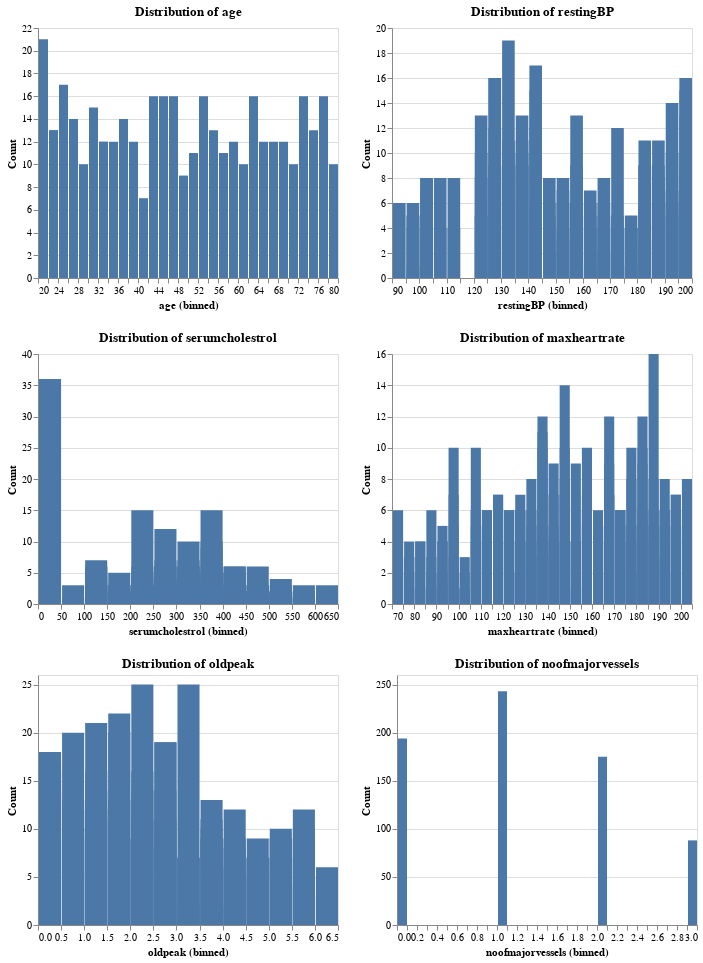

Here is the notebook cell this chart was saved with:
### Code cell
num_cols = ['age', 'restingBP', 'serumcholestrol', 'maxheartrate', 'oldpeak', 'noofmajorvessels']

charts = []

for col in num_cols:
    chart = alt.Chart(train_df).mark_bar().encode(
        x=alt.X(f'{col}:Q', bin=alt.Bin(maxbins=30)),
        y=alt.Y('count()', title='Count'),
        tooltip=[alt.Tooltip(f'{col}:Q', title=col), alt.Tooltip('count()', title='Count')]
    ).properties(
        title=f'Distribution of {col}',
        width=300,
        height=250
    )
    charts.append(chart)

# rows of 2 charts each
rows = []
for i in range(0, len(charts), 2):
    row_charts = charts[i:i+2]   # take 2 charts (or remaining 1)
    row = alt.hconcat(*row_charts)
    rows.append(row)

final_chart = alt.vconcat(*rows).configure_legend(
    orient='top'
)

final_chart

### Figure 1 — Vega-Lite specification as saved in the notebook (floating-point values rounded to 4 significant figures; data arrays with more than 128 entries replaced by an {"elided": "..."} marker saying what was removed)
{"config": {"view": {"continuousWidth": 300, "continuousHeight": 300}, "legend": {"orient": "top"}}, "vconcat": [{"hconcat": [{"mark": {"type": "bar"}, "encoding": {"tooltip": [{"field": "age", "title": "age", "type": "quantitative"}, {"aggregate": "count", "title": "Count", "type": "quantitative"}], "x": {"bin": {"maxbins": 30}, "field": "age", "type": "quantitative"}, "y": {"aggregate": "count", "title": "Count", "type": "quantitative"}}, "height": 250, "title": "Distribution of age", "width": 300}, {"mark": {"type": "bar"}, "encoding": {"tooltip": [{"field": "restingBP", "title": "restingBP", "type": "quantitative"}, {"aggregate": "count", "title": "Count", "type": "quantitative"}], "x": {"bin": {"maxbins": 30}, "field": "restingBP", "type": "quantitative"}, "y": {"aggregate": "count", "title": "Count", "type": "quantitative"}}, "height": 250, "title": "Distribution of restingBP", "width": 300}]}, {"hconcat": [{"mark": {"type": "bar"}, "encoding": {"tooltip": [{"field": "serumcholestrol", "title": "serumcholestrol", "type": "quantitative"}, {"aggregate": "count", "title": "Count", "type": "quantitative"}], "x": {"bin": {"maxbins": 30}, "field": "serumcholestrol", "type": "quantitative"}, "y": {"aggregate": "count", "title": "Count", "type": "quantitative"}}, "height": 250, "title": "Distribution of serumcholestrol", "width": 300}, {"mark": {"type": "bar"}, "encoding": {"tooltip": [{"field": "maxheartrate", "title": "maxheartrate", "type": "quantitative"}, {"aggregate": "count", "title": "Count", "type": "quantitative"}], "x": {"bin": {"maxbins": 30}, "field": "maxheartrate", "type": "quantitative"}, "y": {"aggregate": "count", "title": "Count", "type": "quantitative"}}, "height": 250, "title": "Distribution of maxheartrate", "width": 300}]}, {"hconcat": [{"mark": {"type": "bar"}, "encoding": {"tooltip": [{"field": "oldpeak", "title": "oldpeak", "type": "quantitative"}, {"aggregate": "count", "title": "Count", "type": "quantitative"}], "x": {"bin": {"maxbins": 30}, "field": "oldpeak", "type": "quantitative"}, "y": {"aggregate": "count", "title": "Count", "type": "quantitative"}}, "height": 250, "title": "Distribution of oldpeak", "width": 300}, {"mark": {"type": "bar"}, "encoding": {"tooltip": [{"field": "noofmajorvessels", "title": "noofmajorvessels", "type": "quantitative"}, {"aggregate": "count", "title": "Count", "type": "quantitative"}], "x": {"bin": {"maxbins": 30}, "field": "noofmajorvessels", "type": "quantitative"}, "y": {"aggregate": "count", "title": "Count", "type": "quantitative"}}, "height": 250, "title": "Distribution of noofmajorvessels", "width": 300}]}], "data": {"name": "data-b74258bf073e18c1ca16d06544f78979"}, "$schema": "https://vega.github.io/schema/vega-lite/v5.20.1.json", "datasets": {"data-b74258bf073e18c1ca16d06544f78979": {"elided": "700 records"}}}
